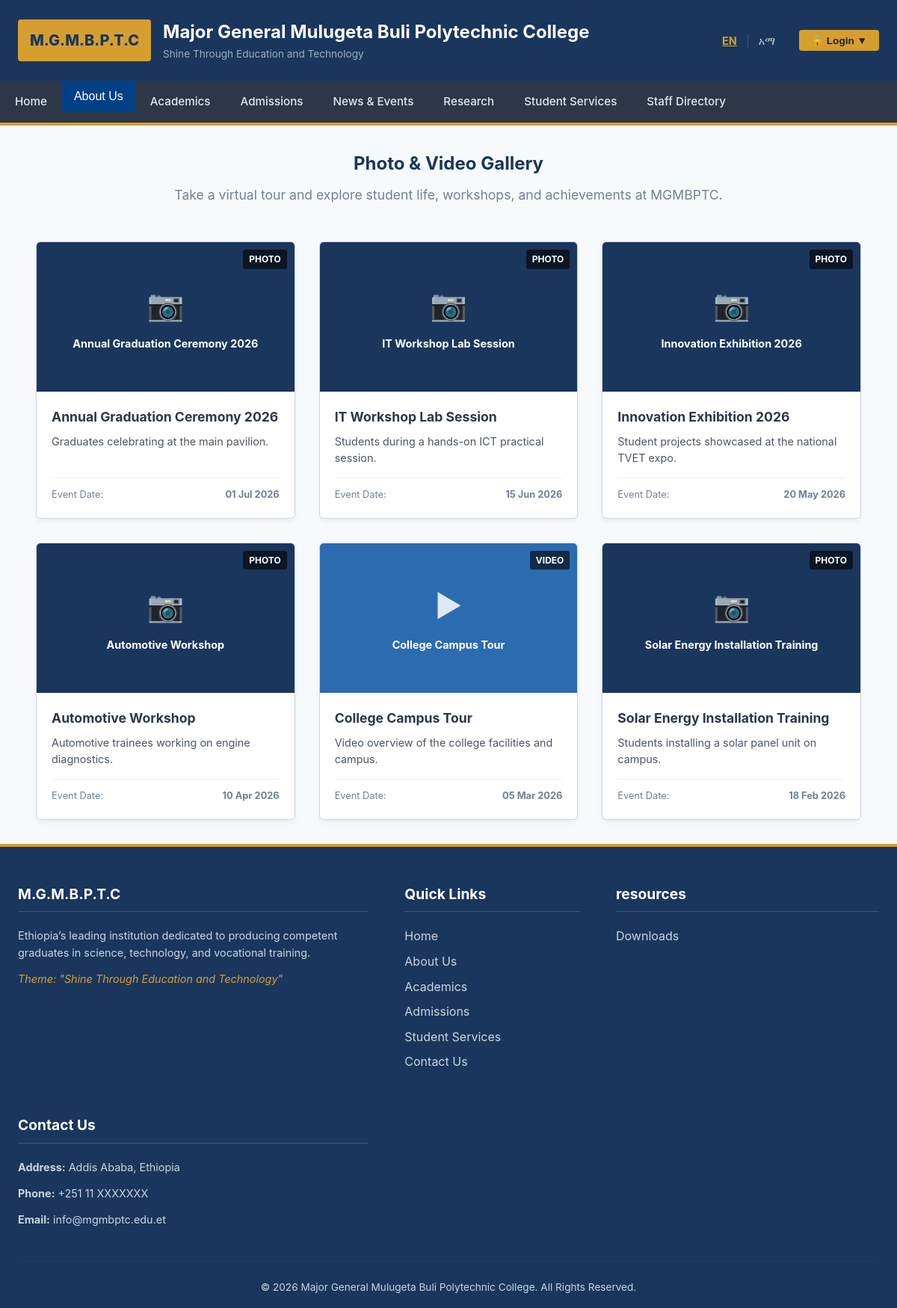
/gallery.php, run on the app's committed database.
### tables this page shows
CREATE TABLE `gallery` (
  `id` int(11) NOT NULL,
  `title` varchar(200) NOT NULL,
  `description` text DEFAULT NULL,
  `type` enum('photo','video') DEFAULT 'photo',
  `date_taken` date DEFAULT NULL,
  `created_at` timestamp NOT NULL DEFAULT current_timestamp()
);

### gallery.php (the view, shortened to what this page needs)
<?php
require_once __DIR__ . '/includes/header.php';
require_once __DIR__ . '/includes/db.php';
$gallery_items = [];
if ($pdo) {
    try {
        $gallery_items = $pdo->query("SELECT * FROM gallery ORDER BY date_taken DESC")->fetchAll();
    } catch (\PDOException $e) {
    }
}
?>
<div class="gallery-container">
    <div class="gallery-intro">
        <h2>Photo & Video Gallery</h2>
        <p>Take a virtual tour and explore student life, workshops, and achievements at MGMBPTC.</p>
    </div>
    <div class="gallery-grid">
        <?php foreach ($gallery_items as $item): ?>
            <div class="gallery-card">
                <?php
                    $is_video = ($item['type'] === 'video');
                    $bg_class = $is_video ? 'video-type' : '';
                    $icon = $is_video ? '&#9654;' : '&#128247;';
                ?>
                <div class="gallery-media-placeholder <?php echo $bg_class; ?>">
                    <div class="gallery-icon"><?php echo $icon; ?></div>
                    <div style="font-size: 0.9rem; font-weight: bold;"><?php echo htmlspecialchars($item['title']); ?></div>
                    <span class="gallery-badge"><?php echo htmlspecialchars($item['type']); ?></span>
                </div>
                <div class="gallery-body">
                    <h3><?php echo htmlspecialchars($item['title']); ?></h3>
                    <p><?php echo htmlspecialchars($item['description'] ?: 'No description provided.'); ?></p>
                    <div class="gallery-footer">
                        <span>Event Date:</span>
                        <strong><?php echo $item['date_taken'] ? date('d M Y', strtotime($item['date_taken'])) : 'N/A'; ?></strong>
                    </div>
                </div>
            </div>
        <?php endforeach; ?>
    </div>
</div>
<?php
require_once __DIR__ . '/includes/footer.php';
?>

### css/style.css (style rules this page uses)
:root { --primary-color: #1a365d; --accent-color: #d69e2e; --text-color: #2d3748; --bg-light: #f7fafc; --bg-white: #ffffff; --border-color: #cbd5e0; --font-stack: -apple-system, BlinkMacSystemFont, "Segoe UI", Roboto, Helvetica, Arial, sans-serif; --max-width: 1200px; }
* { margin: 0; padding: 0; box-sizing: border-box; }
body { font-family: var(--font-stack); color: var(--text-color); background-color: var(--bg-light); line-height: 1.6; }
h1, h2, h3, h4, h5, h6 { color: var(--primary-color); margin-bottom: 0.5rem; font-weight: 700; }

### gallery.php (style rules this page uses)
.gallery-container { max-width: 1200px; margin: 2rem auto; padding: 0 1.5rem; }
.gallery-intro { text-align: center; margin-bottom: 3rem; }
.gallery-intro p { color: #718096; margin-top: 0.5rem; font-size: 1.1rem; }
.gallery-grid { display: grid; grid-template-columns: repeat(auto-fill, minmax(320px, 1fr)); gap: 2rem; }
.gallery-card { background: #fff; border: 1px solid #cbd5e0; border-radius: 6px; overflow: hidden; box-shadow: 0 4px 6px rgba(0,0,0,0.05); display: flex; flex-direction: column; transition: transform 0.2s ease, box-shadow 0.2s ease; }
.gallery-media-placeholder { height: 200px; background: #1a365d; color: #fff; display: flex; flex-direction: column; align-items: center; justify-content: center; position: relative; text-align: center; padding: 1rem; }
.gallery-media-placeholder.video-type { background: #2b6cb0; }
.gallery-icon { font-size: 2.5rem; margin-bottom: 0.5rem; opacity: 0.85; }
.gallery-badge { position: absolute; top: 10px; right: 10px; background: rgba(0, 0, 0, 0.6); color: #fff; font-size: 0.75rem; font-weight: bold; padding: 0.2rem 0.5rem; border-radius: 3px; text-transform: uppercase; }
.gallery-body { padding: 1.25rem; display: flex; flex-direction: column; flex-grow: 1; }
.gallery-body h3 { color: #2d3748; font-size: 1.1rem; margin-bottom: 0.5rem; }
.gallery-body p { color: #4a5568; font-size: 0.9rem; line-height: 1.5; margin-bottom: 1rem; flex-grow: 1; }
.gallery-footer { font-size: 0.8rem; color: #718096; border-top: 1px solid #edf2f7; padding-top: 0.75rem; display: flex; justify-content: space-between; }

### data on the page
gallery: type "📷", title "Annual Graduation Ceremony 2026", type "PHOTO", description "Graduates celebrating at the main pavilion.", date_taken "01 Jul 2026"
gallery: type "📷", title "IT Workshop Lab Session", type "PHOTO", description "Students during a hands-on ICT practical session.", date_taken "15 Jun 2026"
gallery: type "📷", title "Innovation Exhibition 2026", type "PHOTO", description "Student projects showcased at the national TVET expo.", date_taken "20 May 2026"
gallery: type "📷", title "Automotive Workshop", type "PHOTO", description "Automotive trainees working on engine diagnostics.", date_taken "10 Apr 2026"
gallery: type "▶", title "College Campus Tour", type "VIDEO", description "Video overview of the college facilities and campus.", date_taken "05 Mar 2026"
gallery: type "📷", title "Solar Energy Installation Training", type "PHOTO", description "Students installing a solar panel unit on campus.", date_taken "18 Feb 2026"

### other printed values
__('college_name') "Major General Mulugeta Buli Polytechnic College"
__('motto') "Shine Through Education and Technology"
__('nav_home') "Home"
__('nav_about') "About Us"
__('nav_academics') "Academics"
__('nav_admission') "Admissions"
__('nav_news') "News & Events"
__('nav_research') "Research"
__('nav_services') "Student Services"
__('nav_staff') "Staff Directory"
__('college_short') "M.G.M.B.P.T.C"
__('hero_desc') "Ethiopia’s leading institution dedicated to producing competent graduates in science, technology, and vocational training."
__('quick_links') "Quick Links"
__('nav_contact') "Contact Us"
__('resources') "resources"
